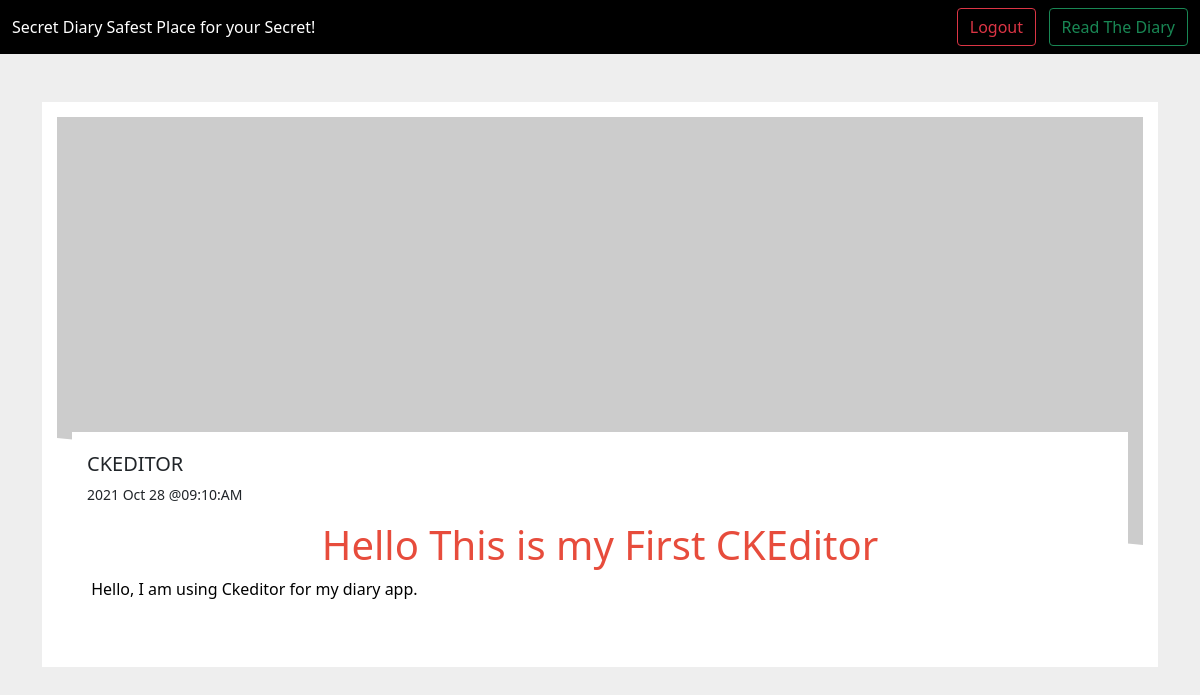
/show_note/10/ (signed in), run on the app's committed database.
### diary/models.py (models this page shows, shortened)
class Diary_Note(models.Model):
    Owner = models.ForeignKey(User, on_delete=models.CASCADE)
    Title = models.CharField(max_length=100)
    Body  = RichTextField()
    created_date = models.DateTimeField(default=timezone.now)

### diary/views.py (the view)
# urls.py: path('show_note/<int:id>/',show_note,name='show_note'),
@login_required
def show_note(request,id):
    note  = Diary_Note.objects.filter(Owner=request.user,id=id)
    context = {
        'note': note,
    }
    return render(request,'diary/note.html',context)

### templates/diary/note.html (shortened to what this page needs)
{% extends 'base.html' %}
{%load static %}
{%block linking %}
<link href="{%static 'css/note.css'%}" rel="stylesheet" type="text/css">
{%endblock%}
{% block content %}
<div class="container mt-5">
    <div class="row">
      <div class="col-12">
        <article class="blog-card">
          <div class="blog-card__background">
            <div class="card__background--wrapper">
              <div class="card__background--main" style="background-image: url('https://picsum.photos/1000/800/?random');">
              </div>
            </div>
          </div>
          <div class="blog-card__head">
          </div>
          <div class="blog-card__info">
            <h5>{{note.0.Title|upper}}</h5>
            <small>{{note.0.created_date|date:'Y M d @h:n:A'}}</small>
            <p>{{note.0.Body|safe}}</p>
        </article>
      </div>
    </div>
  </div>
{% endblock %}

### diary/static/css/note.css (style rules this page uses)
.blog-card { padding: 30px; position: relative; }
.blog-card .blog-card__background, .blog-card .card__background--layer { z-index: -1; position: absolute; top: 0; left: 0; width: 100%; height: 100%; }
.blog-card .blog-card__background { padding: 15px; background: white; }
.blog-card .card__background--wrapper { height: 100%; clip-path: polygon(0 0, 100% 0, 100% 80%, 0 60%); position: relative; overflow: hidden; }
.blog-card .card__background--main { height: 100%; position: relative; transition: 300ms ease-in-out; background-repeat: no-repeat; background-size: cover; }
.blog-card .blog-card__head { height: 300px; display: flex; align-items: center; justify-content: center; }
.blog-card .blog-card__info { z-index: 10; background: white; padding: 20px 15px; }
.blog-card .blog-card__info h5 { transition: 300ms ease-in-out; }

### data on the page
Diary_Note: Title "CKEDITOR", created_date "2021 Oct 28 @09:10:AM", Body "Hello This is my First CKEditor Hello, I am using Ckeditor for my diary app."
